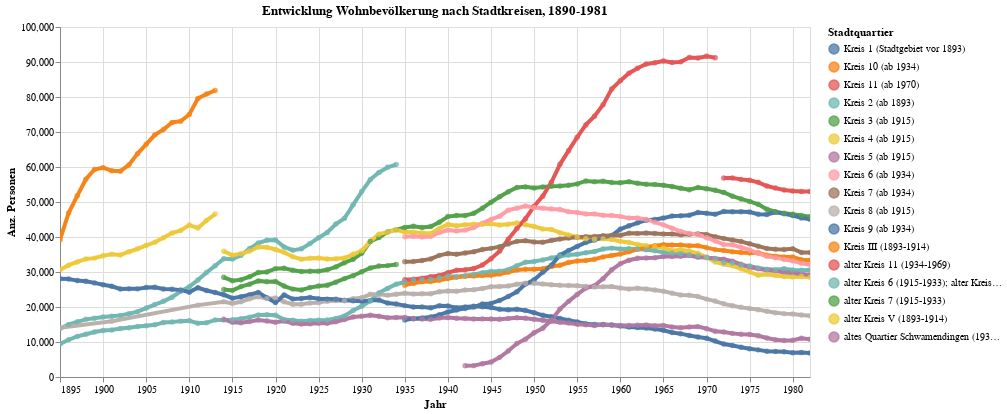

Notebook cell for this chart:
### Code cell
myTitle="Entwicklung Wohnbevölkerung nach Stadtkreisen, 1890-1981"

highlight = alt.selection(type='single', on='mouseover',
                          fields=['RAUM_lang'], nearest=True)
#x='date:StichtagDatJahr',
base = alt.Chart(myAgg2.reset_index().query('RAUM_my_sort > 100'), title=myTitle).encode(
    x=alt.X('StichtagDatJahr', axis=alt.Axis(title='Jahr'))# , axis=alt.Axis(format='%', title='percentage')
    , y=alt.X('sum_WBev', axis=alt.Axis(title='Anz. Personen'))
    , color=alt.Color('RAUM_lang', legend=alt.Legend(title="Stadtquartier", orient="right"))  
    ,tooltip=['StichtagDatJahr', 'RAUM_lang','RAUM_my_sort','sum_WBev']    
)
points = base.mark_circle().encode(
    opacity=alt.value(0.75)
).add_selection(
    highlight
).properties(
    width=750 , height=350
)
lines = base.mark_line().encode(
    size=alt.condition(~highlight, alt.value(0.5), alt.value(4))
).interactive()

lines + points

### Figure 1 — Vega-Lite specification as saved in the notebook (floating-point values rounded to 4 significant figures; data arrays with more than 128 entries replaced by an {"elided": "..."} marker saying what was removed)
{"config": {"view": {"continuousWidth": 400, "continuousHeight": 300}}, "layer": [{"mark": "line", "encoding": {"color": {"type": "nominal", "field": "RAUM_lang", "legend": {"orient": "right", "title": "Stadtquartier"}}, "size": {"condition": {"value": 0.5, "selection": {"not": "selector005"}}, "value": 4}, "tooltip": [{"type": "temporal", "field": "StichtagDatJahr"}, {"type": "nominal", "field": "RAUM_lang"}, {"type": "quantitative", "field": "RAUM_my_sort"}, {"type": "quantitative", "field": "sum_WBev"}], "x": {"type": "temporal", "axis": {"title": "Jahr"}, "field": "StichtagDatJahr"}, "y": {"type": "quantitative", "axis": {"title": "Anz. Personen"}, "field": "sum_WBev"}}, "selection": {"selector006": {"type": "interval", "bind": "scales", "encodings": ["x", "y"]}}, "title": "Entwicklung Wohnbevölkerung nach Stadtkreisen, 1890-1981"}, {"mark": "circle", "encoding": {"color": {"type": "nominal", "field": "RAUM_lang", "legend": {"orient": "right", "title": "Stadtquartier"}}, "opacity": {"value": 0.75}, "tooltip": [{"type": "temporal", "field": "StichtagDatJahr"}, {"type": "nominal", "field": "RAUM_lang"}, {"type": "quantitative", "field": "RAUM_my_sort"}, {"type": "quantitative", "field": "sum_WBev"}], "x": {"type": "temporal", "axis": {"title": "Jahr"}, "field": "StichtagDatJahr"}, "y": {"type": "quantitative", "axis": {"title": "Anz. Personen"}, "field": "sum_WBev"}}, "height": 350, "selection": {"selector005": {"type": "single", "on": "mouseover", "fields": ["RAUM_lang"], "nearest": true}}, "title": "Entwicklung Wohnbevölkerung nach Stadtkreisen, 1890-1981", "width": 750}], "data": {"name": "data-2a72ceeed583e9a92b2435ce505a8997"}, "$schema": "https://vega.github.io/schema/vega-lite/v4.8.1.json", "datasets": {"data-2a72ceeed583e9a92b2435ce505a8997": {"elided": "835 records"}}}
